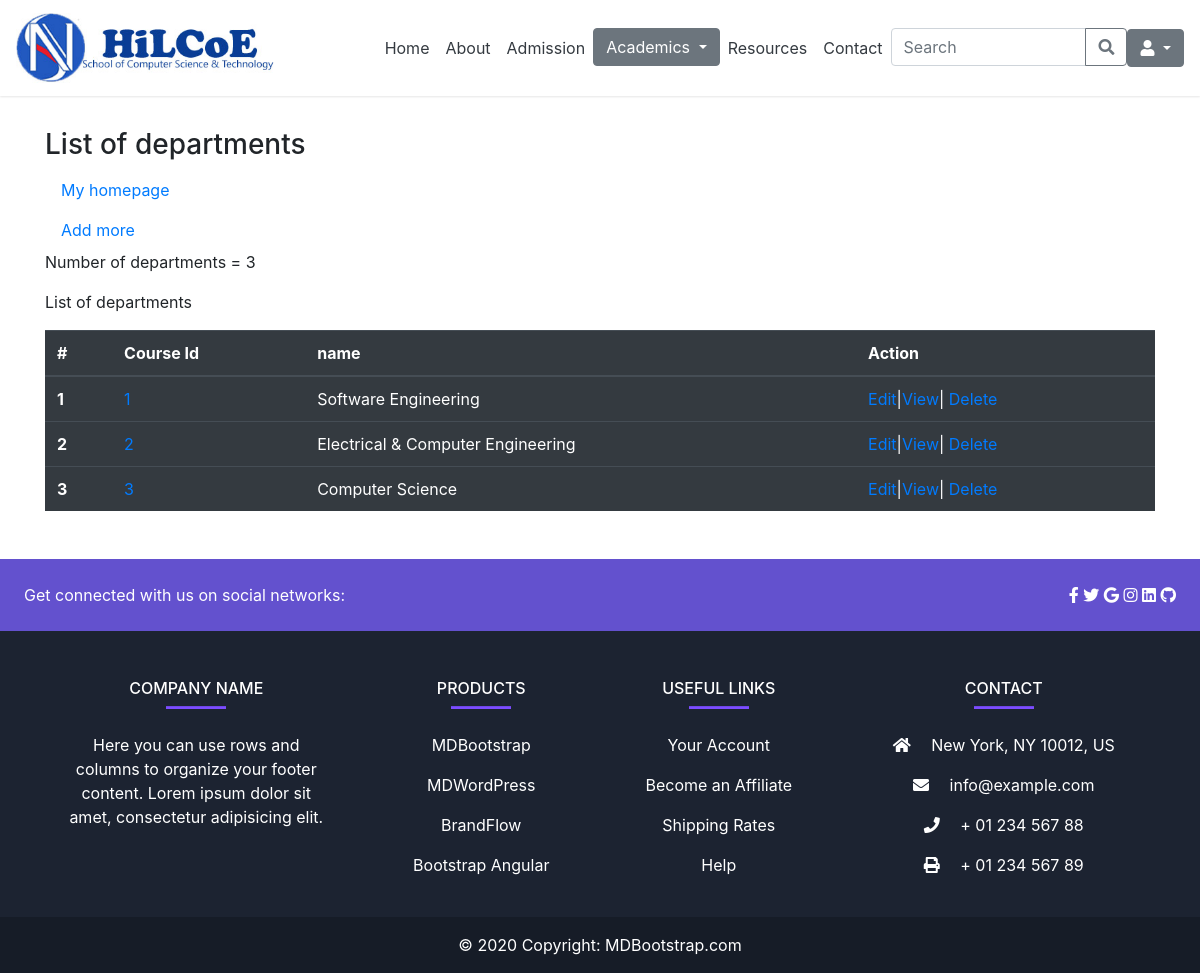
The page /admin_app/department_list/ on the database as committed earlier.
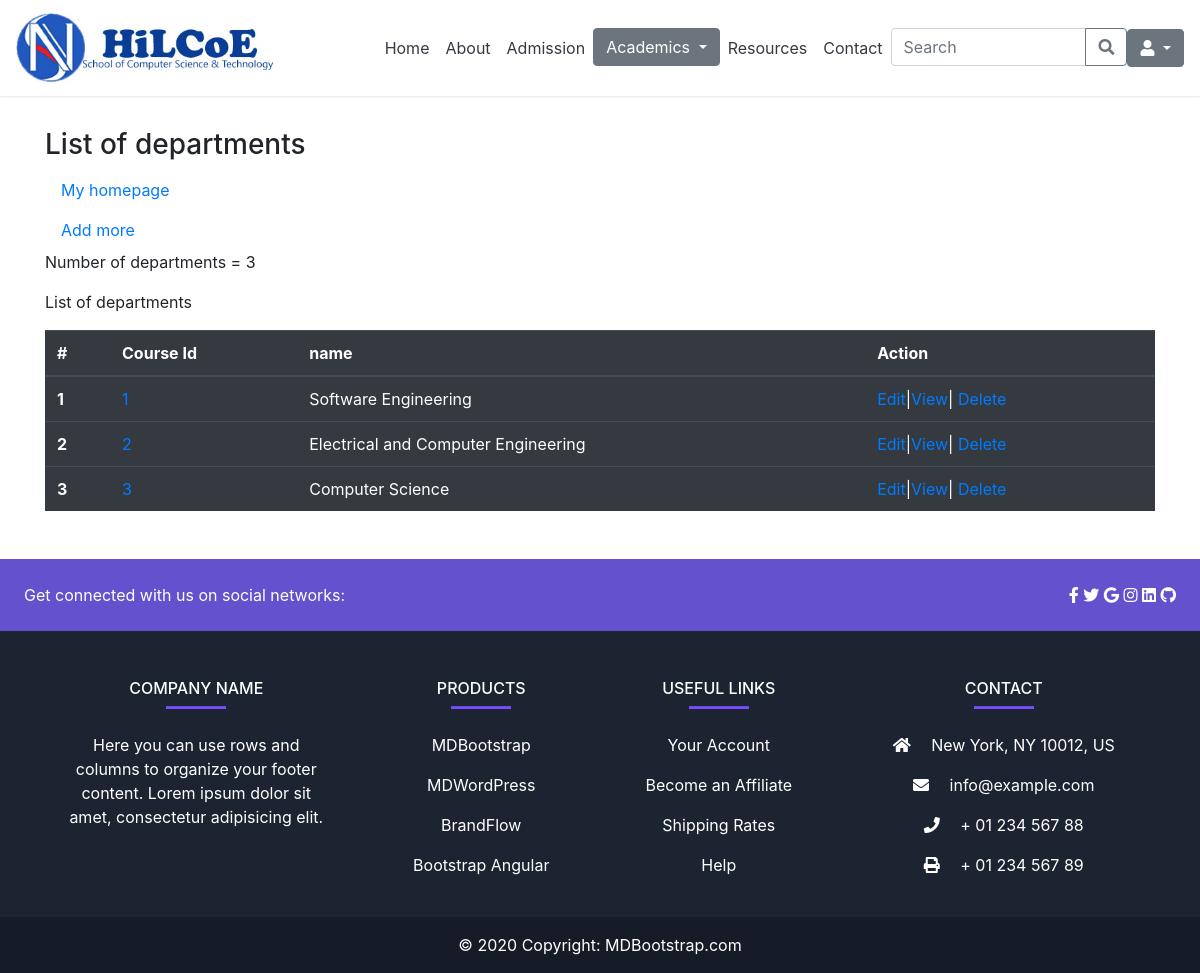
The same page on the database as committed later.
### admin_app/models.py (models this page shows, shortened)
class Department(models.Model):
  name = models.CharField(max_length=50, null=True, blank=True)
  department_head = models.CharField(max_length=50, null=True, blank=True)

### admin_app/views.py (the view)
# urls.py: path('department_list/', views.department_list, name='department-list'),
def department_list(request):
   departments = Department.objects.all()
   number_of_departments = departments.count()
   context = {
       'departments': departments,
      'number_of_departments': number_of_departments,
   }
   return render(request, 'admin_app/department/departments_list.html', context)

### templates/admin_app/department/departments_list.html (shortened to what this page needs)
s{% extends 'base.html' %}
{% block content%}
<div class="container my-5">
  <h3> List of departments</h3>
  <a class="nav-link text-black" href="{% if user.is_superuser or user.is_staff %}
          {% url 'admin-dashboard' %}
          {% else %}
            {% url 'cs-bsc' %}
          {% endif %}">My homepage
  </a>
  <a class="nav-link text-black" href="{% url 'add-department' %}"> Add more </a>
  <p>Number of departments = {{ number_of_departments }}</p>
  <p>List of departments</p>
  <table class="table table-dark">
    <thead>
      <tr>
        <th scope="col">#</th>
        <th scope="col">Course Id</th>
        <th scope="col">name </th>
        <th scope="col">Action</th>
      </tr>
    </thead>
    <tbody>
      {% for dept in departments %}
      <tr>
        <th scope="row">{{ forloop.counter }}</th>
        <td><a href="{% url 'department-detail' department_id=dept.pk %}">{{ dept.pk }}</a></td>
        <td>{{ dept.name }}</td>
        <td><a href="{% url 'department-edit' department_id=dept.pk %}">Edit</a>|<a href="{% url 'department-detail' department_id=dept.pk %}">View</a>|
          <a href="{% url 'department-delete' department_id=dept.pk %}">Delete</a></td>
      </tr>
      {% endfor %}
    </tbody>
  </table>
</div>
{% endblock %}

Rows that differ between the two databases and show on the page:
changed Department id 2: name "Electrical & Computer Engineering" → "Electrical and Computer Engineering"
